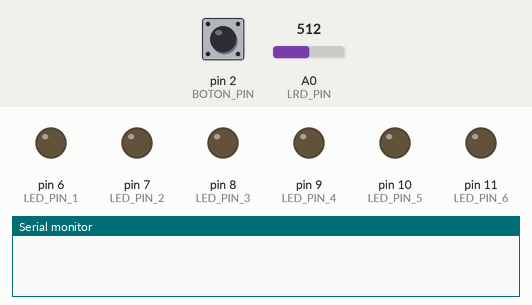
The sketch below on a simulated Arduino Uno, built with avr-gcc and run on an emulated ATmega328P. On the bench: output pins drawn as LEDs (lit = HIGH), the last lines printed to the serial monitor. The test bench sets the inputs (shaded band); at power-on: pin 2 (BOTON_PIN) HIGH, A0 (LRD_PIN) = 512.

Above: at 1.2 s.
1.3 s: pin 2 (BOTON_PIN) pulled LOW for 0.15 s
3.4 s: A0 (LRD_PIN) set to 505
At 4.6 s:
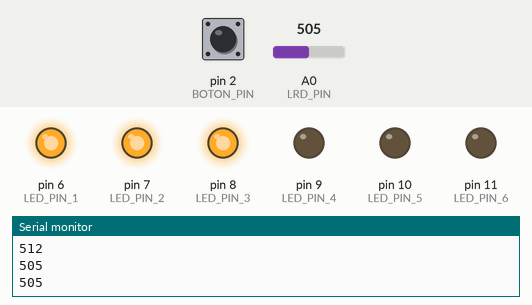
5.4 s: A0 (LRD_PIN) set to 511
At 5.85 s:
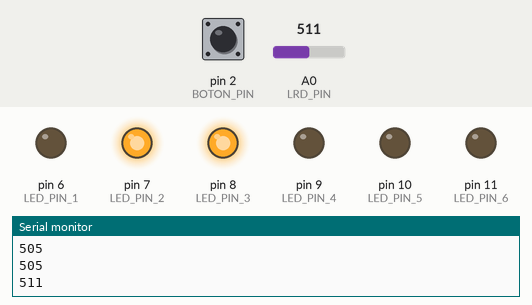
7.5 s: A0 (LRD_PIN) set to 306
At 7.95 s:
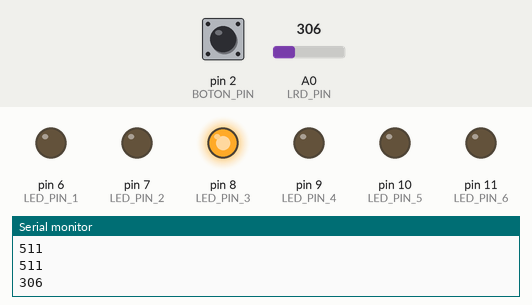
Timing chart, 0 to 10.5 s (numbered marks = the images above; inputs shaded):
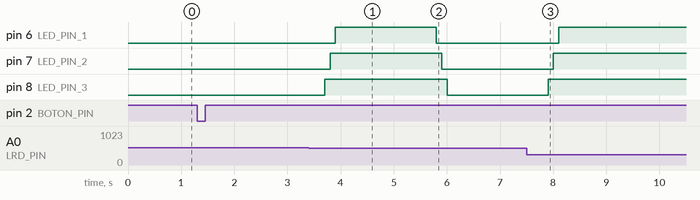

The sketch:

Parcial_2.ino
```cpp
/*const int LRD_PIN = A0; // Pin analógico utilizado para el sensor LRD
const int BOTON_PIN = 2; // Pin digital utilizado para el botón
const int LED_PIN = 6; // Pin digital utilizado para el LED
bool leerSensor = false; // Variable para indicar si se debe leer el sensor

void setup() {
  Serial.begin(9600);
  pinMode(BOTON_PIN, INPUT_PULLUP); // Se establece el pin del botón como entrada con resistencia pull-up interna
  pinMode(LED_PIN, OUTPUT); // Se establece el pin del LED como salida
}

void loop() {
  if (leerSensor) {
    int valor = analogRead(LRD_PIN);
    Serial.println(valor);
    if (valor < 100) { // Si el valor del LRD es menor a 100, se enciende el LED
      digitalWrite(LED_PIN, HIGH);
    } else {
      digitalWrite(LED_PIN, LOW);
    }
  }

  // Se lee el estado del botón y se cambia el valor de la variable leerSensor cuando se presiona el botón
  if (digitalRead(BOTON_PIN) == LOW) {
    delay(50); // Se añade un pequeño retraso para evitar lecturas erróneas debido a rebotes del botón
    leerSensor = !leerSensor;
  }
}*/

const int LRD_PIN = A0; // Pin analógico utilizado para el sensor LRD
const int BOTON_PIN = 2; // Pin digital utilizado para el botón
const int LED_PIN_1 = 6; // Pin digital utilizado para el LED 1
const int LED_PIN_2 = 7; // Pin digital utilizado para el LED 2
const int LED_PIN_3 = 8; // Pin digital utilizado para el LED 3
const int LED_PIN_4 = 9; // Pin digital utilizado para el LED 4
const int LED_PIN_5 = 10; // Pin digital utilizado para el LED 5
const int LED_PIN_6 = 11; // Pin digital utilizado para el LED 6
bool leerSensor = false; // Variable para indicar si se debe leer el sensor
bool ultimaLecturaBoton = false; // Variable para almacenar la última lectura del botón
int ultimoValor = 0; // Variable para almacenar el último valor leído del LRD
bool aumentando = false; // Variable para indicar si la cantidad de luz está aumentando o disminuyendo

void setup() {
  Serial.begin(9600);
  pinMode(BOTON_PIN, INPUT_PULLUP); // Se establece el pin del botón como entrada con resistencia pull-up interna
  pinMode(LED_PIN_1, OUTPUT); // Se establecen los pines de los LEDs como salida
  pinMode(LED_PIN_2, OUTPUT);
  pinMode(LED_PIN_3, OUTPUT);
  pinMode(LED_PIN_4, OUTPUT);
  pinMode(LED_PIN_5, OUTPUT);
  pinMode(LED_PIN_6, OUTPUT);
}

void loop() {
  // Lectura del botón
  bool lecturaBoton = digitalRead(BOTON_PIN);
  if (lecturaBoton != ultimaLecturaBoton && lecturaBoton == LOW) {
    leerSensor = !leerSensor; // Se invierte el estado de la variable leerSensor al presionar el botón
    if (!leerSensor) { // Si se deja de leer el sensor, se apagan todos los LEDs
      digitalWrite(LED_PIN_1, LOW);
      digitalWrite(LED_PIN_2, LOW);
      digitalWrite(LED_PIN_3, LOW);
      digitalWrite(LED_PIN_4, LOW);
      digitalWrite(LED_PIN_5, LOW);
      digitalWrite(LED_PIN_6, LOW);
    }
  }
  ultimaLecturaBoton = lecturaBoton;

  // Lectura del sensor y encendido/apagado secuencial de los LEDs
  if (leerSensor) {
    int valor = analogRead(LRD_PIN);
    Serial.println(valor);
    if (valor < ultimoValor) { // Si la cantidad de luz está disminuyendo
      aumentando = false;
    } else if (valor > ultimoValor) { // Si la cantidad de luz está aumentando
      aumentando = true;
    }
    ultimoValor = valor;
    if (valor < 600) { // Si el valor del LRD es menor a 100, se encienden los 6 LEDs secuencialmente
      if (aumentando) {
        for (int i = 1; i <= 6; i++) {
          digitalWrite(i + 2, LOW);
          delay(100);
        }
      } else {
        for (int i = 6; i >= 1; i--) {
          digitalWrite(i + 2, HIGH);
          delay(100);
        }
      }
    }
  }
}     
```

Measured:
- the behaviour switches between 512 and 511 on A0 (LRD_PIN) (found by bisection; images 0 and 1)
- after the input at 3.4 s, pin 6 (LED_PIN_1): LOW → HIGH after 0.50 s; pin 7 (LED_PIN_2): LOW → HIGH after 0.40 s; pin 8 (LED_PIN_3): LOW → HIGH after 0.30 s
- after the input at 5.4 s, pin 6 (LED_PIN_1): HIGH → LOW after 0.40 s; pin 7 (LED_PIN_2): HIGH → LOW after 0.50 s; pin 8 (LED_PIN_3): HIGH → LOW after 0.60 s
- after the input at 7.5 s, pin 6 (LED_PIN_1): LOW → HIGH after 0.60 s; pin 7 (LED_PIN_2): LOW → HIGH after 0.50 s; pin 8 (LED_PIN_3): LOW → HIGH after 0.40 s
